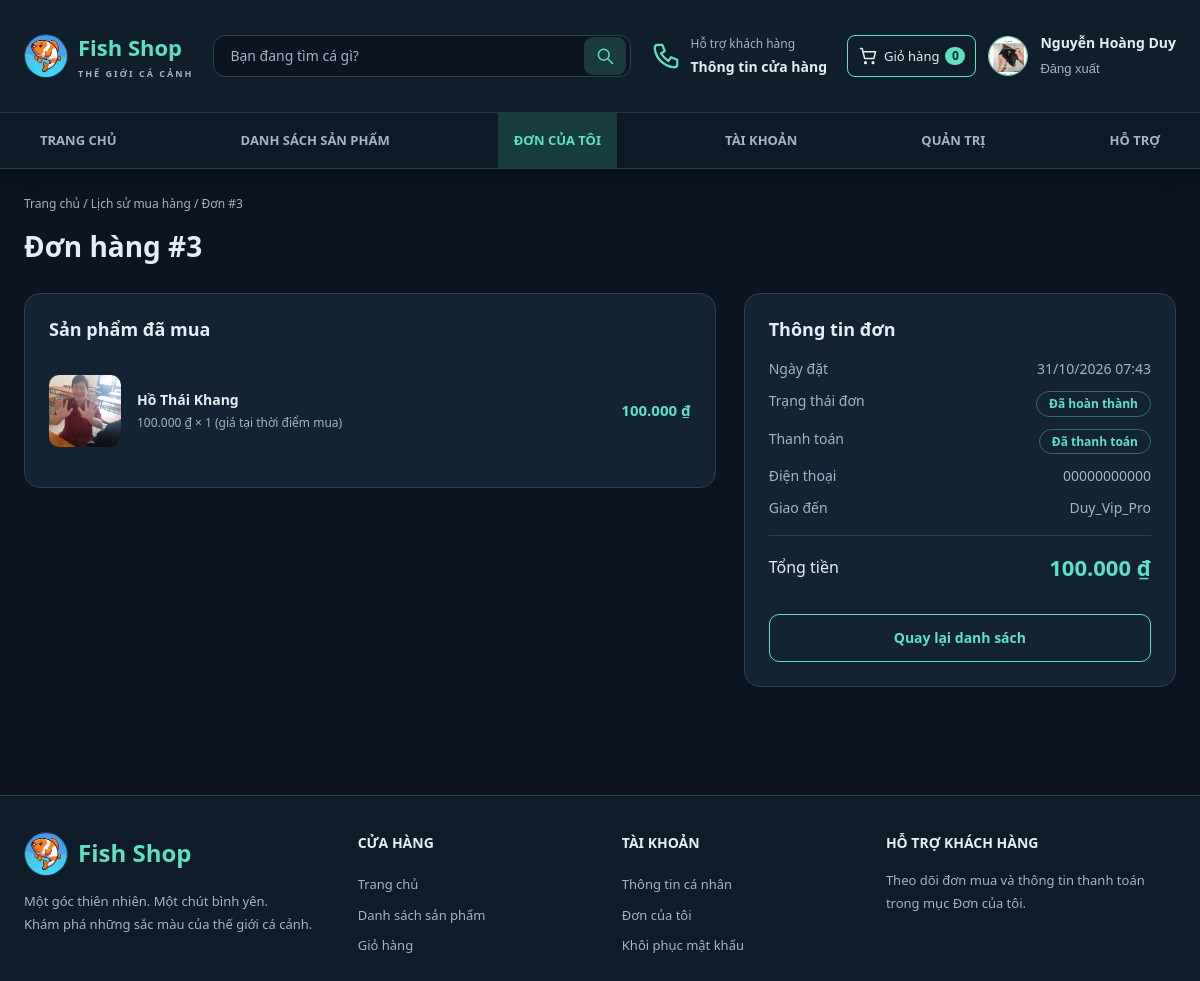
The app's page /purchase_history.php?id=3 (signed in) with its own data.
### tables this page shows
CREATE TABLE `users` (
  `id` int(10) UNSIGNED NOT NULL,
  `username` varchar(50) NOT NULL,
  `password` varchar(255) NOT NULL COMMENT 'Chuỗi băm từ password_hash()',
  `fullname` varchar(100) NOT NULL,
  `email` varchar(254) DEFAULT NULL,
  `security_question` varchar(40) DEFAULT NULL,
  `security_answer_hash` varchar(255) DEFAULT NULL,
  `phone` varchar(20) NOT NULL,
  `address` varchar(255) NOT NULL DEFAULT '',
  `avatar` varchar(255) DEFAULT NULL,
  `role` enum('customer','admin') NOT NULL DEFAULT 'customer',
  `account_status` enum('active','locked') NOT NULL DEFAULT 'active',
  `locked_reason` varchar(64) DEFAULT NULL,
  `locked_note` text DEFAULT NULL,
  `locked_at` datetime DEFAULT NULL,
  `locked_by_admin_id` int(10) UNSIGNED DEFAULT NULL,
  `created_at` timestamp NOT NULL DEFAULT current_timestamp()
);

CREATE TABLE `orders` (
  `id` int(10) UNSIGNED NOT NULL,
  `user_id` int(10) UNSIGNED NOT NULL,
  `total` decimal(14,0) NOT NULL,
  `shipping_address` varchar(255) NOT NULL,
  `phone` varchar(20) NOT NULL,
  `created_at` timestamp NOT NULL DEFAULT current_timestamp(),
  `status` enum('pending','confirmed','shipping','completed','cancelled') NOT NULL DEFAULT 'pending',
  `payment_status` enum('unpaid','pending_verification','paid','rejected') NOT NULL DEFAULT 'unpaid'
);

CREATE TABLE `order_items` (
  `id` int(10) UNSIGNED NOT NULL,
  `order_id` int(10) UNSIGNED NOT NULL,
  `product_id` int(10) UNSIGNED NOT NULL,
  `quantity` int(10) UNSIGNED NOT NULL,
  `price` decimal(12,0) NOT NULL
);

CREATE TABLE `products` (
  `id` int(10) UNSIGNED NOT NULL,
  `name` varchar(150) NOT NULL,
  `price` decimal(12,0) NOT NULL,
  `image` varchar(255) DEFAULT NULL,
  `description` text DEFAULT NULL,
  `category_id` int(10) UNSIGNED NOT NULL,
  `stock` int(10) UNSIGNED NOT NULL DEFAULT 0,
  `status` enum('active','inactive') NOT NULL DEFAULT 'active',
  `created_at` timestamp NOT NULL DEFAULT current_timestamp(),
  `updated_at` timestamp NOT NULL DEFAULT current_timestamp() ON UPDATE current_timestamp()
);

### includes/functions.php (called while the page is built, shortened)
<?php
function e($s): string { return htmlspecialchars((string)$s, ENT_QUOTES, 'UTF-8'); }
function money($v): string { return number_format((float)$v, 0, ',', '.') . ' ₫'; }
function url(string $path = ''): string { return BASE_URL . ltrim($path, '/'); }
function file_url(?string $rel, string $fallback = 'assets/images/no-image.svg'): string {
    $rel = (string)$rel;
    if ($rel !== '' && strpos($rel, '..') === false && is_file(__DIR__ . '/../' . $rel)) return url($rel);
    return url($fallback);
}
function cart_count(int $userId): int {
    $st = db()->prepare('SELECT COALESCE(SUM(ci.quantity),0) FROM cart c JOIN cart_items ci ON ci.cart_id = c.id WHERE c.user_id = ?');
    $st->execute([$userId]);
    return (int)$st->fetchColumn();
}

### config/database.php (called while the page is built, shortened)
<?php
function db(): PDO
{
    static $pdo = null;
    if ($pdo === null) {
        try {
            $pdo = new PDO(
                'mysql:host=' . DB_HOST . ';dbname=' . DB_NAME . ';charset=utf8mb4',
                DB_USER,
                DB_PASS,
                [
                    PDO::ATTR_ERRMODE => PDO::ERRMODE_EXCEPTION,
                    PDO::ATTR_DEFAULT_FETCH_MODE => PDO::FETCH_ASSOC,
                    PDO::ATTR_EMULATE_PREPARES => false,
                ]
            );
        } catch (PDOException $e) {
            http_response_code(500);
            exit('Không kết nối được MySQL. Hãy bật MySQL trong XAMPP, nhập file database/WebBanCa.sql và kiểm tra config/database.php.');
        }
    }
    return $pdo;
}

### includes/auth.php (called while the page is built, shortened)
<?php
require_once __DIR__ . '/../config/database.php';
require_once __DIR__ . '/functions.php';
function current_user(): ?array {
    static $user = false;
    if ($user === false) {
        $user = null;
        if (!empty($_SESSION['user_id'])) {
            $st = db()->prepare(
                'SELECT id, username, fullname, phone, address, avatar, role, account_status FROM users WHERE id = ?'
            );
            $st->execute([(int)$_SESSION['user_id']]);
            $user = $st->fetch() ?: null;
        }
    }
    return $user;
}
function requireLogin(): array {
    $u = current_user();
    return $u;
}

### purchase_history.php (the view, shortened to what this page needs)
<?php
require_once __DIR__ . '/includes/auth.php';
$user = requireLogin();
$uid = (int)$user['id'];
$detailId = (int)($_GET['id'] ?? 0);
$order = null; $items = [];
if ($detailId > 0) {
    $st = db()->prepare('SELECT * FROM orders WHERE id = ? AND user_id = ?');
    $st->execute([$detailId, $uid]);
    $order = $st->fetch();
    $st = db()->prepare('SELECT oi.quantity, oi.price, p.id AS pid, p.name, p.image FROM order_items oi JOIN products p ON p.id = oi.product_id WHERE oi.order_id = ? ORDER BY oi.id');
    $st->execute([$detailId]);
    $items = $st->fetchAll();
} else {
    $st = db()->prepare('SELECT o.*, (SELECT COALESCE(SUM(quantity),0) FROM order_items WHERE order_id = o.id) AS qty FROM orders o WHERE o.user_id = ? ORDER BY o.id DESC');
    $st->execute([$uid]);
    $orders = $st->fetchAll();
}
include __DIR__ . '/includes/header.php';
?>
<?php if ($order): ?>
  <p class="crumb"><a href="<?= url('index.php') ?>">Trang chủ</a> / <a href="<?= url('purchase_history.php') ?>">Lịch sử mua hàng</a> / Đơn #<?= (int)$order['id'] ?></p>
  <h1 style="font-size:28px;margin-bottom:18px">Đơn hàng #<?= (int)$order['id'] ?></h1>
  <div class="cart">
    <section class="card">
      <h2>Sản phẩm đã mua</h2>
      <?php foreach ($items as $it): ?>
        <div class="row">
          <div class="im"><img src="<?= e(file_url($it['image'])) ?>" alt="<?= e($it['name']) ?>"></div>
          <div><b><?= e($it['name']) ?></b><div class="rt"><?= money($it['price']) ?> × <?= (int)$it['quantity'] ?> <span class="mute">(giá tại thời điểm mua)</span></div></div>
          <div class="line-price"><?= money((float)$it['price'] * (int)$it['quantity']) ?></div>
        </div>
      <?php endforeach; ?>
    </section>
    <aside class="order-summary">
      <h2>Thông tin đơn</h2>
      <div class="sum"><span>Ngày đặt</span><span><?= e(date('d/m/Y H:i', strtotime($order['created_at']))) ?></span></div>
      <div class="sum"><span>Trạng thái đơn</span><span class="tag <?= e($order['status']) ?>"><?= e(ORDER_STATUS[$order['status']]) ?></span></div>
      <div class="sum"><span>Thanh toán</span><span class="tag <?= e($order['payment_status']) ?>"><?= e(PAYMENT_STATUS[$order['payment_status']]) ?></span></div>
      <div class="sum"><span>Điện thoại</span><span><?= e($order['phone']) ?></span></div>
      <div class="sum"><span>Giao đến</span><span style="text-align:right;white-space:normal"><?= e($order['shipping_address']) ?></span></div>
      <div class="sum t"><span>Tổng tiền</span><span><?= money($order['total']) ?></span></div>
      <a class="btn ghost block" style="margin-top:10px" href="<?= url('purchase_history.php') ?>">Quay lại danh sách</a>
    </aside>
  </div>
<?php endif; ?>
<?php include __DIR__ . '/includes/footer.php'; ?>

### includes/navbar.php (shortened to what this page needs)
<?php
$u = current_user();
$searchText = $_GET['q'] ?? '';
$currentPage = basename($_SERVER['SCRIPT_NAME']);
?>
<header class="top">
  <div class="wrap bar">
    <a class="logo" href="<?= url('index.php') ?>"><img class="brand-avatar" src="<?= url('assets/images/fish-shop-logo.jpg') ?>" alt="" width="44" height="44"><span>Fish Shop<small>THẾ GIỚI CÁ CẢNH</small></span></a>
    <form class="header-search" action="<?= url('index.php') ?>" method="get" role="search">
      <input class="search" type="search" name="q" value="<?= e($searchText) ?>" placeholder="Bạn đang tìm cá gì?" aria-label="Tìm sản phẩm">
      <button type="submit" aria-label="Tìm kiếm"><svg viewBox="0 0 24 24" aria-hidden="true"><circle cx="10.5" cy="10.5" r="6.5"/><path d="m16 16 5 5"/></svg></button>
    </form>
    <a class="header-support" href="#ho-tro"><svg viewBox="0 0 24 24" aria-hidden="true"><path d="M5 3h4l2 5-3 2c2 3 3 4 6 6l2-3 5 2v4c0 2-2 2-3 2C10 20 4 14 3 6c0-1 0-3 2-3Z"/></svg><span>Hỗ trợ khách hàng<strong>Thông tin cửa hàng</strong></span></a>
    <div class="header-actions">
      <a class="header-action" data-nav="cart" href="<?= url('cart.php') ?>"><svg viewBox="0 0 24 24" aria-hidden="true"><path d="M3 3h2l3 12h11l2-8H6"/><circle cx="9" cy="20" r="1"/><circle cx="18" cy="20" r="1"/></svg><span>Giỏ hàng</span><b id="cart-badge" class="badge-n"><?= $u ? cart_count((int)$u['id']) : 0 ?></b></a>
      <?php if ($u): ?>
        <a class="account-avatar" href="<?= url('profile.php') ?>" aria-label="Thông tin tài khoản">
          <img src="<?= e(file_url($u['avatar'] ?? null, 'assets/images/avatar-default.svg')) ?>" alt="Ảnh đại diện của <?= e($u['fullname']) ?>" width="40" height="40">
        </a>
      <?php endif; ?>
      <div class="account-links">
      <?php if ($u): ?>
        <a href="<?= url('profile.php') ?>"><?= e($u['fullname']) ?></a>
        <form action="<?= url('logout.php') ?>" method="post"><?= csrf_field() ?><button class="link-btn" type="submit">Đăng xuất</button></form>
      <?php else: ?>
        <a href="<?= url('login.php') ?>">Đăng nhập</a><a href="<?= url('register.php') ?>">Đăng ký tài khoản</a>
      <?php endif; ?>
      </div>
    </div>
  </div>
  <div class="navigation"><div class="wrap">
    <nav id="nav-main" class="main-nav" aria-label="Điều hướng chính">
      <a class="<?= $currentPage === 'index.php' ? 'on' : '' ?>" href="<?= url('index.php') ?>">Trang chủ</a>
      <a href="<?= url('index.php#san-pham') ?>">Danh sách sản phẩm</a>
      <a class="<?= $currentPage === 'purchase_history.php' ? 'on' : '' ?>" href="<?= url('purchase_history.php') ?>">Đơn của tôi</a>
      <a class="<?= $currentPage === 'profile.php' ? 'on' : '' ?>" href="<?= url('profile.php') ?>">Tài khoản</a>
      <?php if ($u && $u['role'] === 'admin'): ?><a href="<?= url('admin/index.php') ?>">Quản trị</a><?php endif; ?>
      <a href="#ho-tro">Hỗ trợ</a>
    </nav>
  </div></div>
</header>

### assets/css/style.css (style rules this page uses)
:root { --bg:#0b1420; --card:#101c2b; --line:#1f3347; --ink:#e8f1f5; --mute:#8fa3b3; --teal:#5ee0c3; --r:14px; --danger:#ff8b91; --warn:#ffc857; --pink:#ff7496; }
* { box-sizing:border-box; margin:0; padding:0; }
html { scroll-behavior:smooth; }
body { background:var(--bg); color:var(--ink); font-family:"Segoe UI",Roboto,Arial,sans-serif; font-size:15px; line-height:1.6; min-height:100vh; display:flex; flex-direction:column; }
img { max-width:100%; display:block; }
a { color:inherit; text-decoration:none; }
h1,h2,h3 { line-height:1.3; }
.wrap { width:100%; max-width:1160px; margin:0 auto; padding:0 20px; }
.mute { color:var(--mute); }
.bar { display:flex; align-items:center; gap:20px; min-height:64px; }
.badge-n { min-width:20px; padding:0 6px; border-radius:20px; background:var(--teal); color:#092c28; font-size:12px; font-weight:700; text-align:center; }
.btn { display:inline-flex; align-items:center; justify-content:center; gap:6px; padding:11px 20px; border:1px solid var(--teal); border-radius:10px; background:var(--teal); color:#092c28; font:inherit; font-size:14px; font-weight:600; cursor:pointer; transition:transform .15s, background .15s, color .15s; }
.btn.ghost { background:transparent; color:var(--teal); }
.btn.block { width:100%; }
.in, input[type=text], input[type=email], input[type=password], input[type=search], input[type=number], input[type=file], select, textarea { background:var(--card); color:var(--ink); border:1px solid var(--line); border-radius:8px; padding:10px 12px; font:inherit; font-size:14px; max-width:100%; }
input::placeholder, textarea::placeholder { color:#5d7385; }
.crumb { font-size:12px; color:var(--mute); margin:26px 0 16px; }
.card { background:var(--card); border:1px solid var(--line); border-radius:16px; padding:24px; }
.cart { display:grid; grid-template-columns:minmax(0,1.6fr) minmax(0,1fr); gap:28px; align-items:start; margin:28px 0 48px; }
.cart h2 { font-size:18px; margin-bottom:18px; }
.row { display:grid; grid-template-columns:72px minmax(0,1fr) auto; gap:10px 16px; padding:16px 0; border-top:1px solid var(--line); align-items:center; }
.row:first-of-type { border-top:0; }
.row .im { width:72px; height:72px; border-radius:10px; overflow:hidden; background:var(--bg); }
.row .im img { width:100%; height:100%; object-fit:cover; }
.row b { display:block; font-size:14px; }
.row .rt { font-size:12px; color:var(--mute); margin-top:4px; }
.row .line-price { font-weight:700; color:var(--teal); white-space:nowrap; text-align:right; }
.link-btn { background:none; border:0; color:var(--mute); cursor:pointer; font-size:13px; }
.order-summary { background:var(--card); border:1px solid var(--line); border-radius:16px; padding:24px; position:sticky; top:84px; }
.sum { display:flex; justify-content:space-between; gap:16px; font-size:14px; color:var(--mute); margin-bottom:12px; }
.sum.t { border-top:1px solid var(--line); padding-top:16px; margin:16px 0 20px; color:var(--ink); font-size:16px; align-items:center; }
.sum.t > :last-child { color:var(--teal); font-size:22px; font-weight:700; }
.tag { display:inline-block; padding:3px 12px; border-radius:20px; font-size:12px; font-weight:600; border:1px solid var(--line); color:var(--mute); white-space:nowrap; }
.tag.completed, .tag.paid, .tag.active { color:var(--teal); border-color:#5ee0c360; }

### records on screen
users: avatar (picture), fullname "Nguyễn Hoàng Duy"
orders: id "3", created_at "31/10/2026 07:43", status "Đã hoàn thành", payment_status "Đã thanh toán", phone "00000000000", shipping_address "Duy_Vip_Pro", total "100.000 ₫"
order_items: product.image (picture), product.name "Hồ Thái Khang", price "100.000 ₫", quantity "1", money((float)$it['price'] * (int)$it['quantity']) "100.000 ₫"

### other values on screen
cart_count((int)$u['id']) "0"
